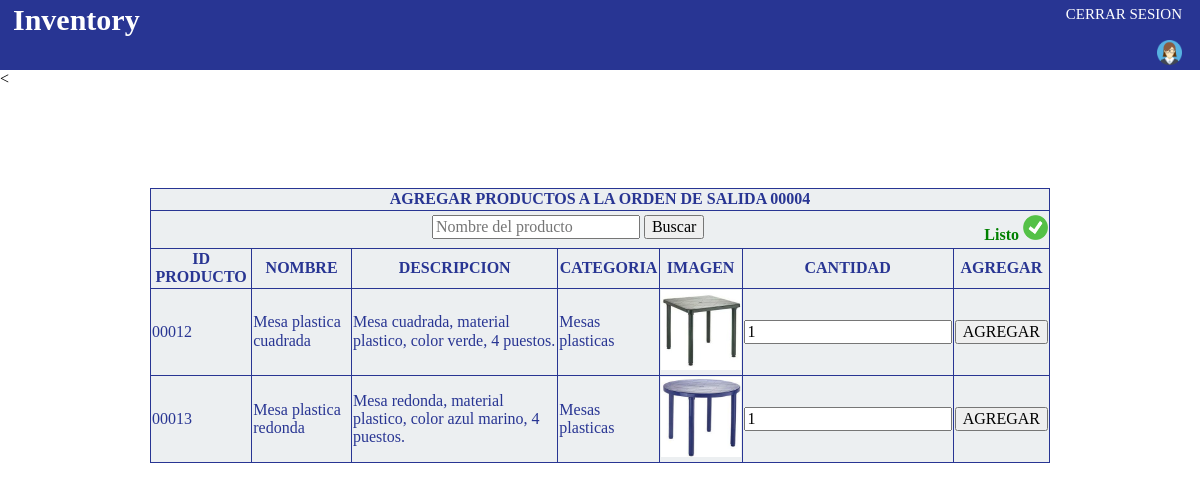
The page /inventarioSalida.php?pro=00004 on the database its author committed.
### tables this page shows
CREATE TABLE IF NOT EXISTS `producto` (
  `id_producto` int(5) UNSIGNED ZEROFILL NOT NULL AUTO_INCREMENT,
  `nombre` varchar(30) NOT NULL,
  `descripcion` varchar(120) NOT NULL,
  `categoria` varchar(30) NOT NULL,
  `cantidad` int(11) NOT NULL,
  `precio` int(11) NOT NULL,
  `almacen` varchar(30) NOT NULL,
  `imagen` varchar(120) NOT NULL,
  PRIMARY KEY (`id_producto`)
);

### inventarioSalida.php (the view, shortened to what this page needs)
<?php
	include('conexion.php');
	$orden=$_GET['pro'];
	$sql2="SELECT * FROM orden WHERE id_orden='$orden'";
	$query2=mysqli_query($link,$sql2)or die(mysqli_error($link));
	$row2=mysqli_fetch_array($query2);
	$almacen=$row2['almacen'];
	$sql="SELECT *, sum(cantidad) as cantidadDisponible FROM producto WHERE almacen='$almacen' AND cantidad>0 GROUP BY nombre";
	$query=mysqli_query($link,$sql)or die(mysqli_error($link));
	$resultados=mysqli_num_rows($query);
	if ($_SESSION['sexo']=='masculino') {
		include('bannerM.php');
	} else {
		include('bannerF.php');
	}
?>
<!DOCTYPE html>
<html>
	<head>
		<link rel="stylesheet" type="text/css" href="css/normalize.css">
		<link rel="stylesheet" type="text/css" href="css/style.css">
	</head>
	<body>
		<table align="center" id="lista1" border="1">
			<tr>
				<th colspan="8">AGREGAR PRODUCTOS A LA ORDEN DE SALIDA <?php  echo $orden; ?></th>
			</tr>
			<tr>
				<form method="post">
					<th colspan="8" height="35px"><input type="text" name="buscar" placeholder="Nombre del producto">       <input type="submit" name="busqueda" value="Buscar"> <a href="listaOrdenesSalida.php" style="float: right; text-decoration: none; color: green;"><label>Listo <img src="img/Check_green_icon.svg.png" style="height: 25px;"></label></a></th>
				</form>
			</tr>
			<tr>
				<th>ID PRODUCTO</th>
				<th>NOMBRE</th>
				<th>DESCRIPCION</th>
				<th>CATEGORIA</th>
				<th>IMAGEN</th>
				<th>CANTIDAD</th>
				<th>AGREGAR</th>
			</tr>
			<?php
				if ($resultados==0) { ?>
					<tr>
						<th colspan="8" style="color: red;"><?php echo "NO SE HAN CARGADO PRODUCTOS AL INVENTARIO"; ?></th>
					</tr><?php
				} else {
					if (isset($_POST['buscar']) && $_POST['buscar']!='') {
						$sql1="SELECT *, sum(cantidad) as cantidadDisponible FROM producto WHERE almacen='$almacen' AND nombre LIKE '$_POST[buscar] %' OR almacen='$almacen' AND nombre LIKE '% $_POST[buscar] %' OR almacen='$almacen' AND nombre LIKE '% $_POST[buscar]' OR almacen='$almacen' AND nombre LIKE '%$_POST[buscar]%' GROUP BY nombre";
						$query1=mysqli_query($link,$sql1)or die(mysqli_error($link));
						$resultados1=mysqli_num_rows($query1);
						if ($resultados1==0) { ?>
							<tr>
								<th colspan="7" style="color: red;"><?php echo "NO HAY RESULTADOS DE LA BUSQUEDA"; ?></th>
							</tr><?php
						} else {
							while ($row1=mysqli_fetch_array($query1)) { ?>
								<form method="post" action="agregarOrdenSalida.php">
									<tr>
										<td><input type="hidden" name="producto" value="<?php echo $row1['id_producto']; ?>"><?php echo $row1['id_producto']; ?></td>
										<td><input type="hidden" name="nombre" value="<?php echo $row1['nombre']; ?>"><?php echo $row1['nombre']; ?></td>
										<td><input type="hidden" name="descripcion" value="<?php echo $row1['descripcion']; ?>"><?php echo $row1['descripcion']; ?></td>
										<td><input type="hidden" name="producto" value="<?php echo $row1['categoria']; ?>"><?php echo $row1['categoria']; ?></td>
										<td><img id="imagen" src="img/<?php echo $row1['imagen']; ?>"></td>
										<td><input type="text" name="cantidad" value="1"><input type="hidden" name="orden" value="<?php echo $orden; ?>"><input type="hidden" name="almacen" value="<?php echo $almacen; ?>"><input type="hidden" name="cantidadDisponible" value="<?php echo $row1['cantidadDisponible']; ?>"></td>
										<th><input type="submit" name="agregar" value="AGREGAR"></th>
									</tr>
								</form><?php
							}
						}
					} else {
						while ($row=mysqli_fetch_array($query)) { ?>
							<form method="post" action="agregarOrdenSalida.php">
								<tr>
									<td><input type="hidden" name="producto" value="<?php echo $row['id_producto']; ?>"><?php echo $row['id_producto']; ?></td>
									<td><input type="hidden" name="nombre" value="<?php echo $row['nombre']; ?>"><?php echo $row['nombre']; ?></td>
									<td><input type="hidden" name="descripcion" value="<?php echo $row['descripcion']; ?>"><?php echo $row['descripcion']; ?></td>
									<td><input type="hidden" name="categoria" value="<?php echo $row['categoria']; ?>"><?php echo $row['categoria']; ?></td>
									<td><input type="hidden" name="imagen" value="<?php echo $row['imagen']; ?>"><img id="imagen" src="img/<?php echo $row['imagen']; ?>"></td>
									<td><input type="text" name="cantidad" value="1"></td>
									<th><input type="submit" name="agregar" value="AGREGAR"></th>
								</tr>
							</form><?php
						}
					}
				} ?>
		</table>
	</body>
</html>

### css/style.css (style rules this page uses)
#lista1 { margin-top: 100px; font-family: calibri; background-color: #eceff1; color: #283593; border-collapse: collapse; border-color: #283593; width: 75%; }
#imagen { height: 80px; }

### rows shown on the page
producto: id_producto "00012", nombre "Mesa plastica cuadrada", descripcion "Mesa cuadrada, material plastico, color verde, 4 puestos.", categoria "Mesas plasticas", imagen (picture)
producto: id_producto "00013", nombre "Mesa plastica redonda", descripcion "Mesa redonda, material plastico, color azul marino, 4 puestos.", categoria "Mesas plasticas", imagen (picture)

### other values the page prints
$orden "00004"
